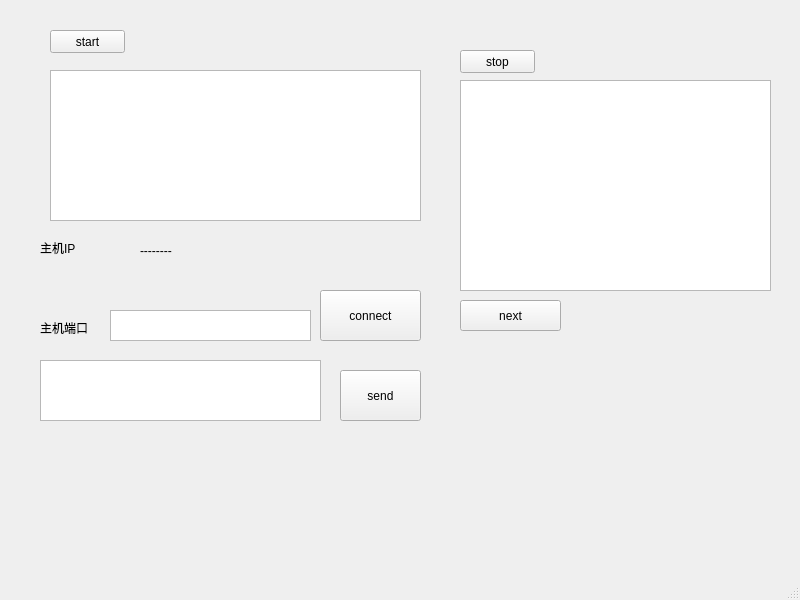
<?xml version="1.0" encoding="UTF-8"?>
<ui version="4.0">
 <class>MainWindow</class>
 <widget class="QMainWindow" name="MainWindow">
  <property name="geometry">
   <rect>
    <x>0</x>
    <y>0</y>
    <width>800</width>
    <height>600</height>
   </rect>
  </property>
  <property name="windowTitle">
   <string>server</string>
  </property>
  <widget class="QWidget" name="centralWidget">
   <widget class="QPushButton" name="pushButton_stop">
    <property name="geometry">
     <rect>
      <x>460</x>
      <y>50</y>
      <width>75</width>
      <height>23</height>
     </rect>
    </property>
    <property name="text">
     <string>stop</string>
    </property>
   </widget>
   <widget class="QPushButton" name="pushButton_start">
    <property name="geometry">
     <rect>
      <x>50</x>
      <y>30</y>
      <width>75</width>
      <height>23</height>
     </rect>
    </property>
    <property name="text">
     <string>start</string>
    </property>
   </widget>
   <widget class="QTextBrowser" name="text_output">
    <property name="geometry">
     <rect>
      <x>460</x>
      <y>80</y>
      <width>311</width>
      <height>211</height>
     </rect>
    </property>
   </widget>
   <widget class="QLabel" name="label_IP">
    <property name="geometry">
     <rect>
      <x>140</x>
      <y>230</y>
      <width>271</width>
      <height>41</height>
     </rect>
    </property>
    <property name="text">
     <string>--------</string>
    </property>
   </widget>
   <widget class="QPushButton" name="pushButton">
    <property name="geometry">
     <rect>
      <x>460</x>
      <y>300</y>
      <width>101</width>
      <height>31</height>
     </rect>
    </property>
    <property name="text">
     <string>next</string>
    </property>
   </widget>
   <widget class="QTextBrowser" name="textBrowser_server">
    <property name="geometry">
     <rect>
      <x>50</x>
      <y>70</y>
      <width>371</width>
      <height>151</height>
     </rect>
    </property>
   </widget>
   <widget class="QTextEdit" name="textEdit_port">
    <property name="geometry">
     <rect>
      <x>110</x>
      <y>310</y>
      <width>201</width>
      <height>31</height>
     </rect>
    </property>
   </widget>
   <widget class="QTextEdit" name="textEdit_send">
    <property name="geometry">
     <rect>
      <x>40</x>
      <y>360</y>
      <width>281</width>
      <height>61</height>
     </rect>
    </property>
   </widget>
   <widget class="QPushButton" name="pushButton_send">
    <property name="geometry">
     <rect>
      <x>340</x>
      <y>370</y>
      <width>81</width>
      <height>51</height>
     </rect>
    </property>
    <property name="text">
     <string>send</string>
    </property>
   </widget>
   <widget class="QLabel" name="label_2">
    <property name="geometry">
     <rect>
      <x>40</x>
      <y>240</y>
      <width>72</width>
      <height>16</height>
     </rect>
    </property>
    <property name="text">
     <string>主机IP</string>
    </property>
   </widget>
   <widget class="QLabel" name="label_3">
    <property name="geometry">
     <rect>
      <x>40</x>
      <y>320</y>
      <width>72</width>
      <height>16</height>
     </rect>
    </property>
    <property name="text">
     <string>主机端口</string>
    </property>
   </widget>
   <widget class="QPushButton" name="pushButton_connect">
    <property name="geometry">
     <rect>
      <x>320</x>
      <y>290</y>
      <width>101</width>
      <height>51</height>
     </rect>
    </property>
    <property name="text">
     <string>connect</string>
    </property>
   </widget>
  </widget>
  <widget class="QStatusBar" name="statusBar"/>
 </widget>
 <layoutdefault spacing="6" margin="11"/>
 <resources/>
 <connections/>
</ui>
